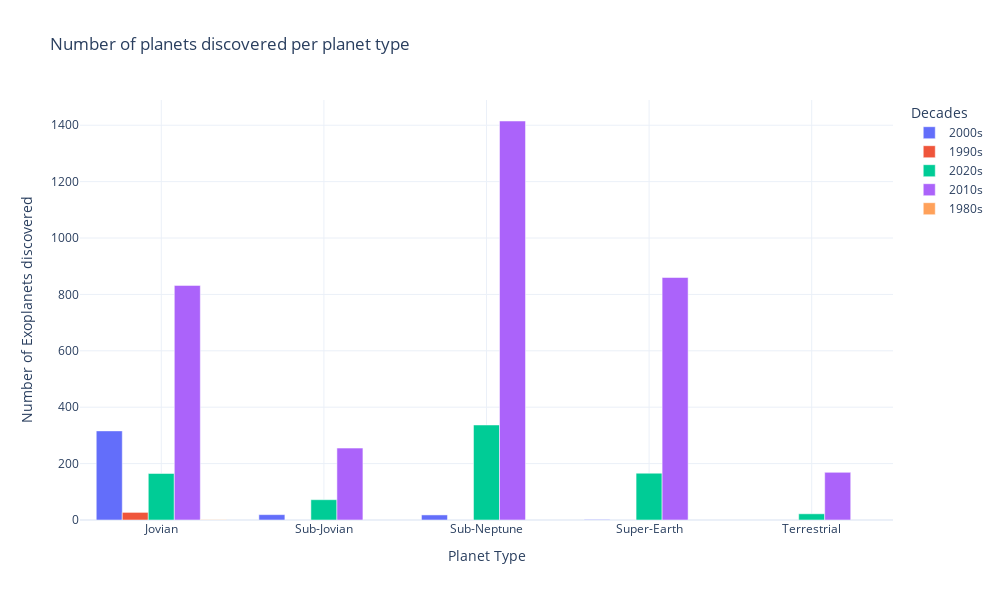

Notebook cell for this chart:
### Code cell
# plot the data
fig2 = go.Figure(layout={'template' : 'plotly_white',
                        #'plot_bgcolor' : 'white',
                        'xaxis':{'title':'Planet Type', 'showgrid' : True},
                        'yaxis':{'title':'Number of Exoplanets discovered', 'showgrid' : True},
                        'width' : 1000,
                        'height' : 600,
                        'legend' : {'title' : 'Decades'}
                        })

for i in planet_by_decade:
    fig2 = fig2.add_trace(go.Bar(x = planet_by_decade[i]["pl_type"],
                                   y = planet_by_decade[i]["pl_name"],
                                # text = planet_by_decade[i]['descritive_planet_size'],
                                   name = i))
fig2.update_layout(title='Number of planets discovered per planet type')
fig2.show()

### Figure 1 — Plotly figure (JSON) as saved in the notebook; plotly's stock layout.template omitted (floating-point values rounded to 4 significant figures)
{"data": [{"name": "2000s", "type": "bar", "x": ["Jovian", "Sub-Jovian", "Sub-Neptune", "Super-Earth"], "y": [316, 19, 18, 2]}, {"name": "1990s", "type": "bar", "x": ["Jovian"], "y": [27]}, {"name": "2020s", "type": "bar", "x": ["Jovian", "Sub-Jovian", "Sub-Neptune", "Super-Earth", "Terrestrial"], "y": [165, 72, 337, 166, 22]}, {"name": "2010s", "type": "bar", "x": ["Jovian", "Sub-Jovian", "Sub-Neptune", "Super-Earth", "Terrestrial"], "y": [832, 255, 1415, 860, 169]}, {"name": "1980s", "type": "bar", "x": ["Jovian"], "y": [1]}], "layout": {"height": 600, "legend": {"title": {"text": "Decades"}}, "title": {"text": "Number of planets discovered per planet type"}, "width": 1000, "xaxis": {"autorange": true, "range": [-0.5, 4.5], "showgrid": true, "title": {"text": "Planet Type"}, "type": "category"}, "yaxis": {"autorange": true, "range": [0, 1489.0], "showgrid": true, "title": {"text": "Number of Exoplanets discovered"}, "type": "linear"}}}
